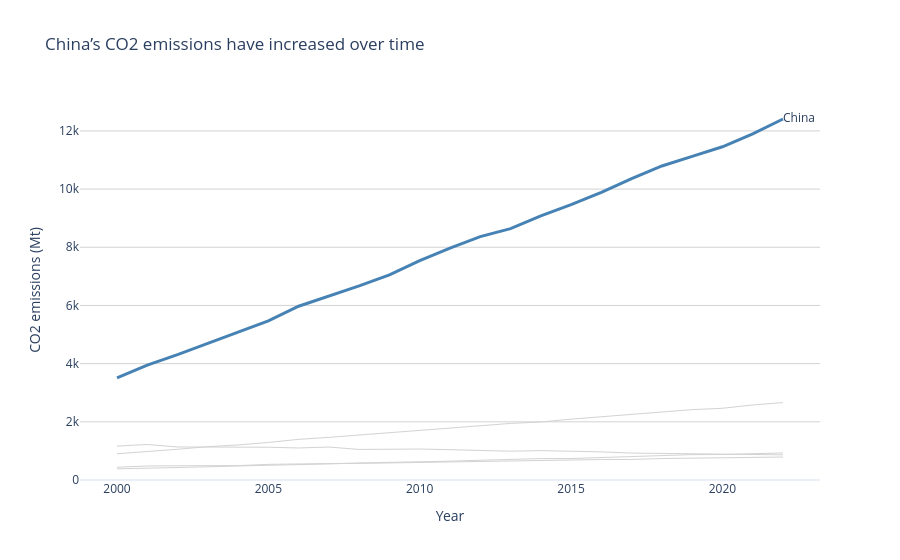

This figure's notebook cell:
### Markdown cell above
---
## Task 2 — A line chart showing CO2 emissions over time for all Asian countries in the dataset, with one country highlighted.

**same requirements as Task1**

### Code cell
# Task 2 
# YOUR CODE HERE

# CO2 emissions in Asian countries

asia = df[df['Region'].str.contains('Asia', case=False, na=False)]

fig2 = go.Figure()

for country in asia['Country'].unique():
    country_data = asia[asia['Country'] == country].sort_values('Year')

    fig2.add_trace(go.Scatter(
        x=country_data['Year'],
        y=country_data['CO2_Mt'],
        mode='lines',
        line=dict(color='lightgrey', width=1),
        showlegend=False
    ))

# Highlight China
china = asia[asia['Country'] == 'China'].sort_values('Year')

fig2.add_trace(go.Scatter(
    x=china['Year'],
    y=china['CO2_Mt'],
    mode='lines+text',
    line=dict(color='steelblue', width=3),
    text=[''] * (len(china) - 1) + ['China'],
    textposition='middle right',
    showlegend=False
))

fig2.update_layout(
    title='China’s CO2 emissions have increased over time',
    xaxis_title='Year',
    yaxis_title='CO2 emissions (Mt)',
    template='plotly_white'
)

fig2.update_xaxes(showgrid=False)
fig2.update_yaxes(rangemode='tozero', gridcolor='lightgrey')

fig2.show()

### Figure 1 — Plotly figure (JSON) as saved in the notebook; plotly's stock layout.template omitted (floating-point values rounded to 4 significant figures)
{"data": [{"line": {"color": "lightgrey", "width": 1}, "mode": "lines", "showlegend": false, "type": "scatter", "x": [2000, 2001, 2002, 2003, 2004, 2005, 2006, 2007, 2008, 2009, 2010, 2011, 2012, 2013, 2014, 2015, 2016, 2017, 2018, 2019, 2020, 2021, 2022], "y": [3514.0, 3952.0, 4312.0, 4692.0, 5079.0, 5468.0, 5974.0, 6323.0, 6673.0, 7053.0, 7543.0, 7972.0, 8365.0, 8641.0, 9078.0, 9466.0, 9887.0, 10360.0, 10790.0, 11130.0, 11450.0, 11900.0, 12410.0]}, {"line": {"color": "lightgrey", "width": 1}, "mode": "lines", "showlegend": false, "type": "scatter", "x": [2000, 2001, 2002, 2003, 2004, 2005, 2006, 2007, 2008, 2009, 2010, 2011, 2012, 2013, 2014, 2015, 2016, 2017, 2018, 2019, 2020, 2021, 2022], "y": [901.6, 974.6, 1056.0, 1146.0, 1205.0, 1291.0, 1396.0, 1466.0, 1542.0, 1637.0, 1687.0, 1774.0, 1865.0, 1945.0, 1994.0, 2092.0, 2177.0, 2267.0, 2345.0, 2419.0, 2466.0, 2580.0, 2661.0]}, {"line": {"color": "lightgrey", "width": 1}, "mode": "lines", "showlegend": false, "type": "scatter", "x": [2000, 2001, 2002, 2003, 2004, 2005, 2006, 2007, 2008, 2009, 2010, 2011, 2012, 2013, 2014, 2015, 2016, 2017, 2018, 2019, 2020, 2021, 2022], "y": [1166.0, 1220.0, 1136.0, 1131.0, 1151.0, 1127.0, 1101.0, 1133.0, 1050.0, 1061.0, 1064.0, 1042.0, 1005.0, 990.9, 1010.0, 996.6, 967.4, 925.1, 916.6, 914.5, 902.8, 898.1, 865.1]}, {"line": {"color": "lightgrey", "width": 1}, "mode": "lines", "showlegend": false, "type": "scatter", "x": [2000, 2001, 2002, 2003, 2004, 2005, 2006, 2007, 2008, 2009, 2010, 2011, 2012, 2013, 2014, 2015, 2016, 2017, 2018, 2019, 2020, 2021, 2022], "y": [438.1, 481.5, 490.6, 490.8, 494.6, 537.2, 539.0, 566.1, 570.0, 585.4, 595.9, 620.6, 631.1, 649.6, 646.2, 686.5, 704.0, 706.0, 738.5, 750.8, 755.8, 777.3, 789.5]}, {"line": {"color": "lightgrey", "width": 1}, "mode": "lines", "showlegend": false, "type": "scatter", "x": [2000, 2001, 2002, 2003, 2004, 2005, 2006, 2007, 2008, 2009, 2010, 2011, 2012, 2013, 2014, 2015, 2016, 2017, 2018, 2019, 2020, 2021, 2022], "y": [382.8, 400.4, 430.7, 453.8, 482.6, 501.9, 533.0, 551.8, 586.6, 602.5, 614.5, 647.3, 680.1, 717.7, 736.3, 738.2, 768.8, 813.7, 834.8, 872.3, 876.5, 898.5, 930.5]}, {"line": {"color": "steelblue", "width": 3}, "mode": "lines+text", "showlegend": false, "text": ["", "", "", "", "", "", "", "", "", "", "", "", "", "", "", "", "", "", "", "", "", "", "China"], "textposition": "middle right", "type": "scatter", "x": [2000, 2001, 2002, 2003, 2004, 2005, 2006, 2007, 2008, 2009, 2010, 2011, 2012, 2013, 2014, 2015, 2016, 2017, 2018, 2019, 2020, 2021, 2022], "y": [3514.0, 3952.0, 4312.0, 4692.0, 5079.0, 5468.0, 5974.0, 6323.0, 6673.0, 7053.0, 7543.0, 7972.0, 8365.0, 8641.0, 9078.0, 9466.0, 9887.0, 10360.0, 10790.0, 11130.0, 11450.0, 11900.0, 12410.0]}], "layout": {"title": {"text": "China’s CO2 emissions have increased over time"}, "xaxis": {"showgrid": false, "title": {"text": "Year"}}, "yaxis": {"gridcolor": "lightgrey", "rangemode": "tozero", "title": {"text": "CO2 emissions (Mt)"}}}}
